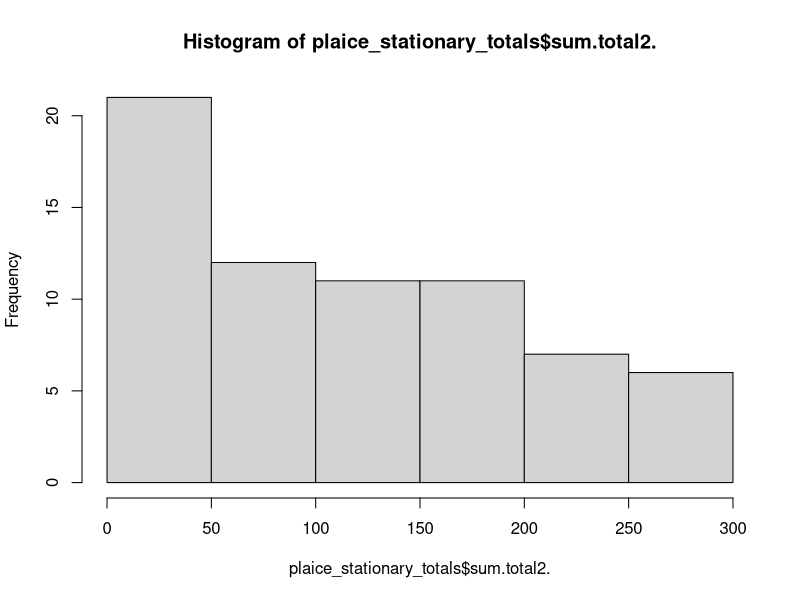
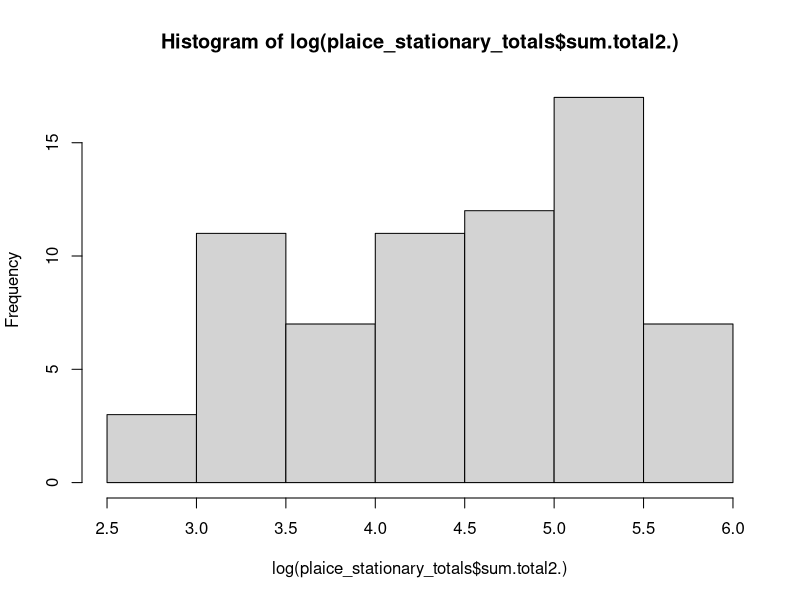
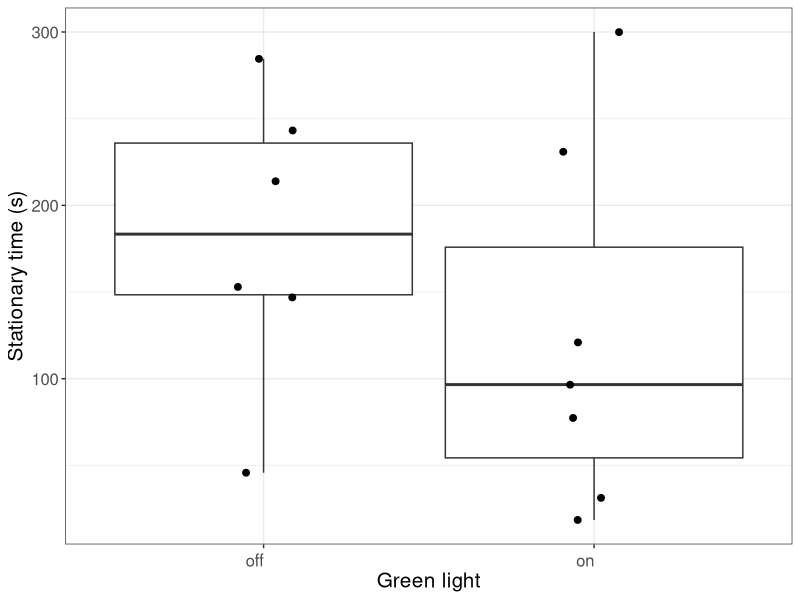
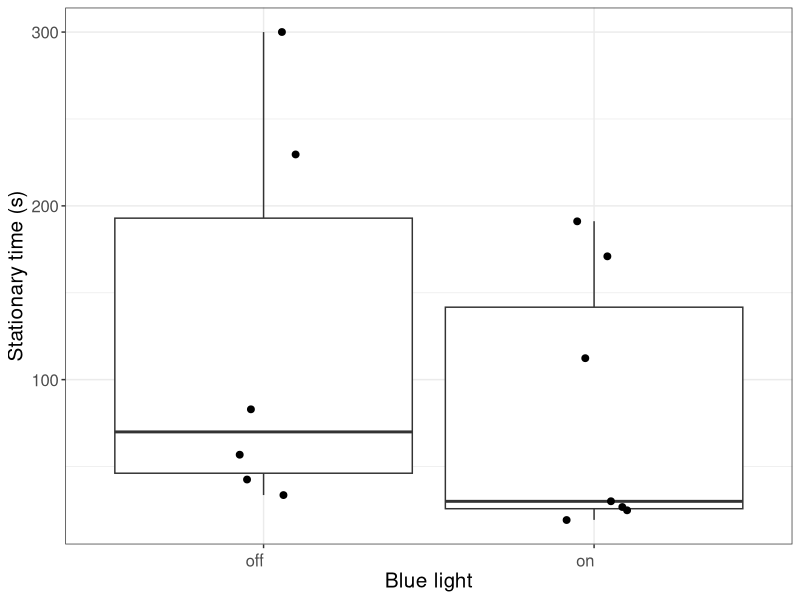
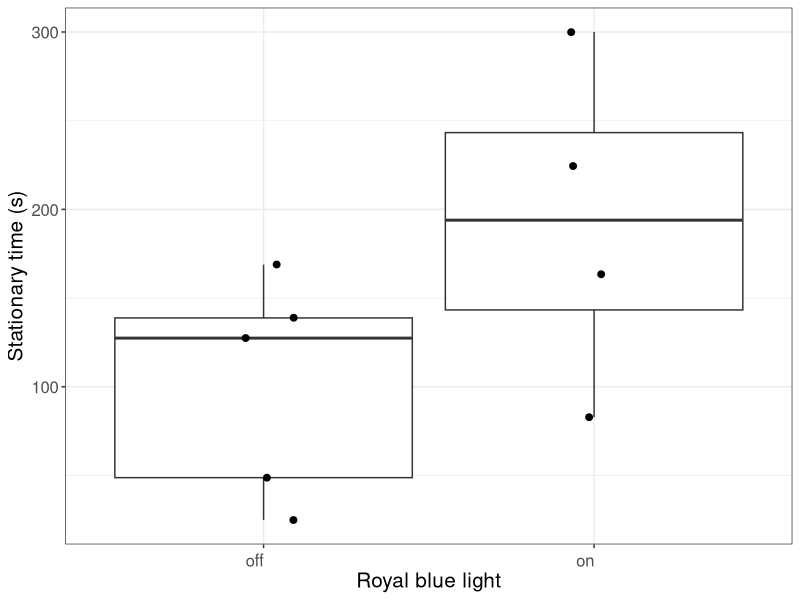
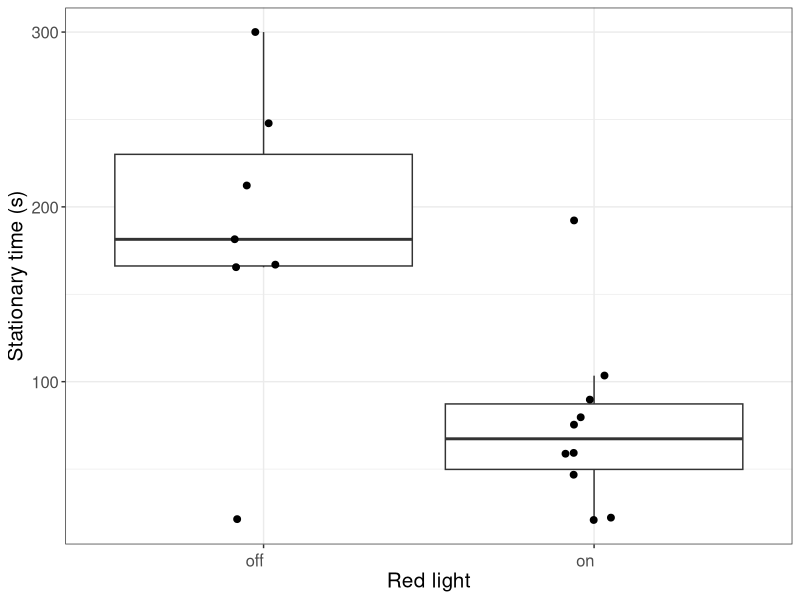
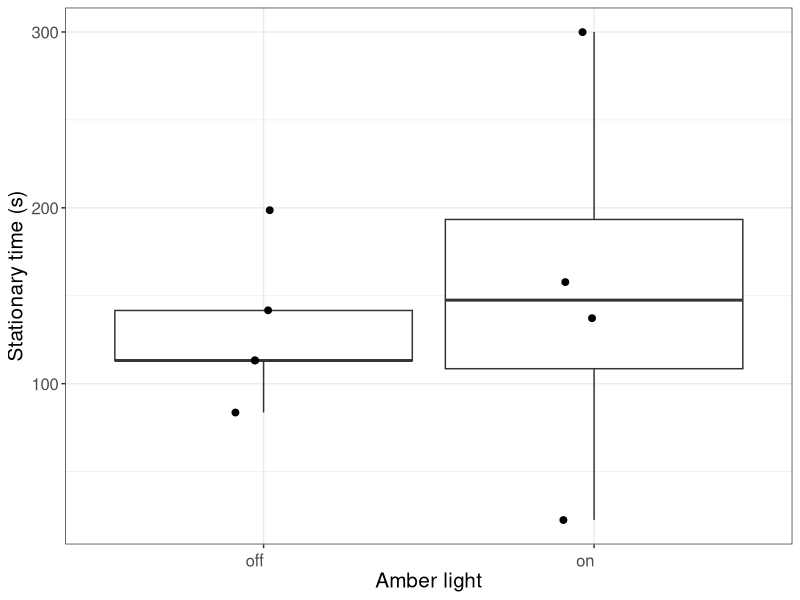
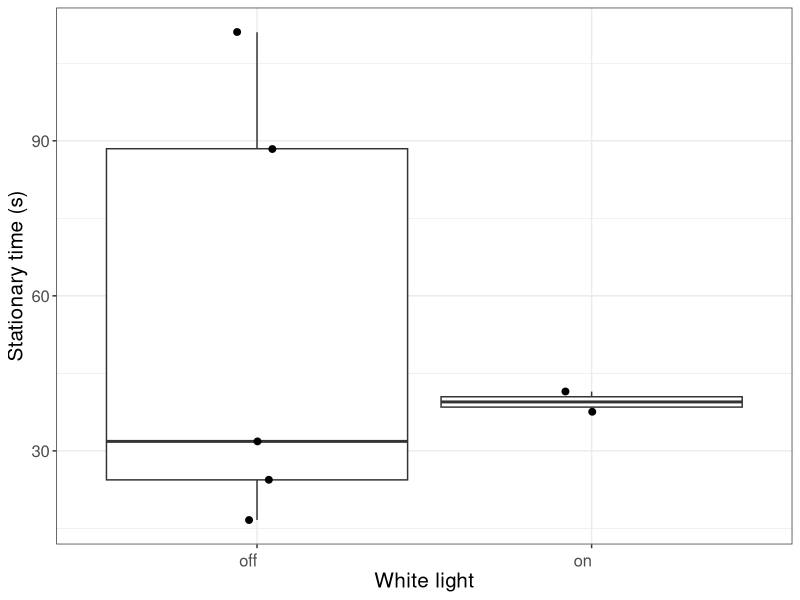

Reproduce these figures in R, in order.
###Plaice Tank Trial analysis
##Tank trials took place between 13th May 2021 and 23rd August 2021
##14 plaice were measured, where only 5 moved
#The tank was 2.5m by 170cm tank, with a blue fabric background and sand/sediment bottom
##subjected fish to light (around 50 watts**, a single LED made by SafetyNet Technologies)for 5 minutes, with 5 mins of no light immediately before
#stationary_(light or control)_stop = fish starts to move again
##each behaviour was also characterised as either _on or _off #The tank was 2.5m by 170cm tank, with a blue fabric background and sand/sediment bottom
##subjected fish to light (around 50 watts**, a single LED made by SafetyNet Technologies)for 5 minutes, with 5 mins of no light immediately before
##6 light colours were used - blue, red, green, white, amber, royal blue 
##repeated for continuous and flashing light (4hz)
##one light was at either end of the tank - and I alternated between which side was switched on to rule out a tank-side bias 
##therefore, the light that was not  being switched on at one end of the tank was the control light
##videos analysed to see how fish responded to light, and whether certain colours influenced type of response)
#Behaviour types: 
#stationary_(light or control) = fish stationary for at least 15 seconds
#stationary_(light or control)_stop = fish starts to move again
##each behaviour was also characterised as either _on or _off 

#set wd
library(dplyr)
library(ggplot2)
library(ggpubr)

##out of 14 plaice, only 5 moved (and subsequently only 5 have been analysed, as the other 9 did not move the entire trial)

#setwd
###needs length in
plaice_stationary<-read.csv("plaice_stationary.csv")
###raw stationary data
plaice_stationary2<-plaice_stationary[,-(1)]   

plaice_stationary_totals<-read.csv("stationary_total_control_exp.csv")
##totals for either control or exp side of tank.
##possibility of 4 data points per plaice per colour mode. 
##at least one value for total time spent stationary in on/off light conditions
plaice_stat_entire_trial<-read.csv("plaice_stat_colours2.csv")
##Plaice trials where plaice were stationary for entirety of lights off and on conditions for certain colours
plaice_active_entiretrial<-read.csv("plaice_active_entiretrial.csv")
###plaice trials where plaice plaice were active entire time for a light colour trial

##trials where plaice were stationary entire time
#stat_totes<-plaice_stationary2%>% group_by(trial_number, light_colour, light_type) %>%
#  filter(time[2]>= 590 & time[1]<=16)
#stat_total<- split(stat_totes, paste0(stat_totes$trial_number,sep="_", stat_totes$light_type, sep="_", stat_totes$light_colour))


##get rid of trials that were stationary the whole time (each trial less than 2 and first value in time column less than 16 seconds are deleted)
stat_filter<-plaice_stationary2%>% group_by(trial_number, light_colour, light_type) %>%
  filter(!(n() <= 2 & time[1]<=16))
###list to see diff group numbers
stat_filter2<-stat_filter%>% group_by(trial_number, light_colour, light_type) %>%
  filter(!(n() <= 1))
trials<- split(stat_filter2, paste0(stat_filter2$trial_number,sep="_", stat_filter2$light_type, sep="_", stat_filter2$light_colour))
##30 different trials that had stationary episodes, but weren't stationary for the whole trial

###Questions-
##Does light affect behaviour? - compare behaviour between 'on' and 'off' codes. 
##Does light colour affect behaviour? - compare behaviour across colours- for 'on' behaviour codes - more time stationary?
##Is there a difference in  behaviour between flashing and continuous light modes? -compare behaviour in across 2 treatments. 
##Do fish become habituated to light- 1) after initial exposure (during individual trial)? - 
#2) after whole trial period? (after exposure to all 6 colour modes)- trial number - does behaviour change depending on trial order


####data exploration#####
hist(plaice_stationary_totals$sum.total2.)
hist(log(plaice_stationary_totals$sum.total2.))
##better

####PLOTS AND TABLES######
##stationary totals different for on and off??
green_time_total<-subset(plaice_stationary_totals, plaice_stationary_totals$light_colour=="green")
green_table<-green_time_total %>% 
  group_by(light_mode) %>%
  summarize_at(vars("sum.total2."), funs(mean, sd))

green_time_plot<-ggplot(green_time_total, aes(x=light_mode, y=sum.total2.)) + 
  geom_boxplot(outlier.shape = NA,position=position_dodge(width=1), width=0.9)+
  geom_point(position=position_jitter(width=0.1, height=.1), size=2)+
  labs(x = "Green light", 
       y = "Stationary time (s)")+
  theme_bw()+
  theme(axis.text.x = element_text(angle = 1, vjust = 0.5, hjust=1))+
  theme(text = element_text(size=15))+
  theme(legend.title=element_blank())+
  scale_fill_grey(start = 0.6, end = .9)
green_time_plot

blue_time_total<-subset(plaice_stationary_totals, plaice_stationary_totals$light_colour=="blue")

blue_table<-blue_time_total %>% 
  group_by(light_mode) %>%
  summarize_at(vars("sum.total2."), funs(mean, sd))

blue_time_plot<-ggplot(blue_time_total, aes(x=light_mode, y=sum.total2.)) + 
  geom_boxplot(outlier.shape = NA,position=position_dodge(width=1), width=0.9)+
  geom_point(position=position_jitter(width=0.1, height=.1), size=2)+
  labs(x = "Blue light", 
       y = "Stationary time (s)")+
  theme_bw()+
  theme(axis.text.x = element_text(angle = 1, vjust = 0.5, hjust=1))+
  theme(text = element_text(size=15))+
  theme(legend.title=element_blank())+
  scale_fill_grey(start = 0.6, end = .9)
blue_time_plot

royalblue_time_total<-subset(plaice_stationary_totals, plaice_stationary_totals$light_colour=="royalblue")

royalblue_table<-royalblue_time_total %>% 
  group_by(light_mode) %>%
  summarize_at(vars("sum.total2."), funs(mean, sd))

royalblue_time_plot<-ggplot(royalblue_time_total, aes(x=light_mode, y=sum.total2.)) + 
  geom_boxplot(outlier.shape = NA,position=position_dodge(width=1), width=0.9)+
  geom_point(position=position_jitter(width=0.1, height=.1), size=2)+
  labs(x = "Royal blue light", 
       y = "Stationary time (s)")+
  theme_bw()+
  theme(axis.text.x = element_text(angle = 1, vjust = 0.5, hjust=1))+
  theme(text = element_text(size=15))+
  theme(legend.title=element_blank())+
  scale_fill_grey(start = 0.6, end = .9)
royalblue_time_plot

red_time_total<-subset(plaice_stationary_totals, plaice_stationary_totals$light_colour=="red")

red_table<-red_time_total %>% 
  group_by(light_mode, light_type) %>%
  summarize_at(vars("sum.total2."), funs(mean, sd))

red_time_plot<-ggplot(red_time_total, aes(x=light_mode, y=sum.total2.)) + 
  geom_boxplot(outlier.shape = NA,position=position_dodge(width=1), width=0.9)+
  geom_point(position=position_jitter(width=0.1, height=.1), size=2)+
  labs(x = "Red light", 
       y = "Stationary time (s)")+
  theme_bw()+
  theme(axis.text.x = element_text(angle = 1, vjust = 0.5, hjust=1))+
  theme(text = element_text(size=15))+
  theme(legend.title=element_blank())+
  scale_fill_grey(start = 0.6, end = .9)
red_time_plot

amber_time_total<-subset(plaice_stationary_totals, plaice_stationary_totals$light_colour=="amber")

amber_table<-amber_time_total %>% 
  group_by(light_mode, light_type) %>%
  summarize_at(vars("sum.total2."), funs(mean, sd))


amber_time_plot<-ggplot(amber_time_total, aes(x=light_mode, y=sum.total2.)) + 
  geom_boxplot(outlier.shape = NA,position=position_dodge(width=1), width=0.9)+
  geom_point(position=position_jitter(width=0.1, height=.1), size=2)+
  labs(x = "Amber light", 
       y = "Stationary time (s)")+
  theme_bw()+
  theme(axis.text.x = element_text(angle = 1, vjust = 0.5, hjust=1))+
  theme(text = element_text(size=15))+
  theme(legend.title=element_blank())+
  scale_fill_grey(start = 0.6, end = .9)
amber_time_plot

white_time_total<-subset(plaice_stationary_totals, plaice_stationary_totals$light_colour=="white")

white_table<-white_time_total %>% 
  group_by(light_mode, light_type) %>%
  summarize_at(vars("sum.total2."), funs(mean, sd))

white_time_plot<-ggplot(white_time_total, aes(x=light_mode, y=sum.total2.)) + 
  geom_boxplot(outlier.shape = NA,position=position_dodge(width=1), width=0.9)+
  geom_point(position=position_jitter(width=0.1, height=.1), size=2)+
  labs(x = "White light", 
       y = "Stationary time (s)")+
  theme_bw()+
  theme(axis.text.x = element_text(angle = 1, vjust = 0.5, hjust=1))+
  theme(text = element_text(size=15))+
  theme(legend.title=element_blank())+
  scale_fill_grey(start = 0.6, end = .9)
white_time_plot

###opposites in royal blue and red, others not a clear pattern


##Difference between flashing and contin??
amber_ec<-ggplot(amber_time_total, aes(x=light_mode, y=sum.total2., shape=light_type)) + 
  geom_boxplot(outlier.shape = NA,position=position_dodge(width=1), width=0.9)+
  geom_point(position=position_jitterdodge(dodge.width=1))+
  scale_shape_manual(values = c(1, 17),labels=c('Continuous', 'Flashing'))+
  labs(x = "Amber light", 
       y = "Stationary time (s)")+
  theme_bw()+
  theme(axis.text.x = element_text(angle = 1, vjust = 0.5, hjust=1))+
  theme(legend.title=element_blank())+
  theme(text = element_text(size=11))+
  scale_fill_grey(start = 0.6, end = .9)
amber_ec
##opposite effect here?

green_ec<-ggplot(green_time_total, aes(x=light_mode, y=sum.total2., shape=light_type)) + 
  geom_boxplot(outlier.shape = NA,position=position_dodge(width=1), width=0.9)+
  geom_point(position=position_jitterdodge(dodge.width=1))+
  scale_shape_manual(values = c(1, 17),labels=c('Continuous', 'Flashing'))+
  labs(x = "Green light", 
       y = "Stationary time (s)")+
  theme_bw()+
  theme(axis.text.x = element_text(angle = 1, vjust = 0.5, hjust=1))+
  theme(legend.title=element_blank())+
  theme(text = element_text(size=11))+
  scale_fill_grey(start = 0.6, end = .9)
green_ec
##no difference really

blue_ec<-ggplot(blue_time_total, aes(x=light_mode, y=sum.total2., shape=light_type)) + 
  geom_boxplot(outlier.shape = NA,position=position_dodge(width=1), width=0.9)+
  geom_point(position=position_jitterdodge(dodge.width=1))+
  scale_shape_manual(values = c(1, 17),labels=c('Continuous', 'Flashing'))+
  labs(x = "Blue light", 
       y = "Stationary time (s)")+
  theme_bw()+
  theme(axis.text.x = element_text(angle = 1, vjust = 0.5, hjust=1))+
  theme(legend.title=element_blank())+
  theme(text = element_text(size=11))+
  scale_fill_grey(start = 0.6, end = .9)
blue_ec
##no difference

white_ec<-ggplot(white_time_total, aes(x=light_mode, y=sum.total2., shape=light_type)) + 
  geom_boxplot(outlier.shape = NA,position=position_dodge(width=1), width=0.9)+
  geom_point(position=position_jitterdodge(dodge.width=1))+
  scale_shape_manual(values = c(1, 17),labels=c('Continuous', 'Flashing'))+
  labs(x = "White light", 
       y = "Stationary time (s)")+
  theme_bw()+
  theme(axis.text.x = element_text(angle = 1, vjust = 0.5, hjust=1))+
  theme(legend.title=element_blank())+
  theme(text = element_text(size=11))+
  scale_fill_grey(start = 0.6, end = .9)
white_ec
##no comparison (no stationary behaviour for lights on flashing)

red_ec<-ggplot(red_time_total, aes(x=light_mode, y=sum.total2., shape=light_type)) + 
  geom_boxplot(outlier.shape = NA,position=position_dodge(width=1), width=0.9)+
  geom_point(position=position_jitterdodge(dodge.width=1))+
  scale_shape_manual(values = c(1, 17),labels=c('Continuous', 'Flashing'))+
  labs(x = "Red light", 
       y = "Stationary time (s)")+
  theme_bw()+
  theme(axis.text.x = element_text(angle = 1, vjust = 0.5, hjust=1))+
  theme(legend.title=element_blank())+
  theme(text = element_text(size=11))+
  scale_fill_grey(start = 0.6, end = .9)
red_ec
##not much of a difference

rblue_ec<-ggplot(royalblue_time_total, aes(x=light_mode, y=sum.total2., shape=light_type)) + 
  geom_boxplot(outlier.shape = NA,position=position_dodge(width=1), width=0.9)+
  geom_point(position=position_jitterdodge(dodge.width=1))+
  scale_shape_manual(values = c(1, 17),labels=c('Continuous', 'Flashing'))+
  labs(x = "Royal blue light", 
       y = "Stationary time (s)")+
  theme_bw()+
  theme(axis.text.x = element_text(angle = 1, vjust = 0.5, hjust=1))+
  theme(legend.title=element_blank())+
  theme(text = element_text(size=11))+
  scale_fill_grey(start = 0.6, end = .9)
rblue_ec

###not much of a pattern, large variation


###Experimental or control preferences (towards light or away?)
amber_cf<-ggplot(amber_time_total, aes(x=light_mode, y=sum.total2., shape=control_light)) + 
  geom_boxplot(outlier.shape = NA,position=position_dodge(width=1), width=0.9)+
  geom_point(position=position_jitterdodge(dodge.width=1))+
  scale_shape_manual(values = c(1, 17),labels=c('Control', 'Experimental'))+
  labs(x = "Amber light", 
       y = "Stationary time (s)")+
  theme_bw()+
  theme(axis.text.x = element_text(angle = 1, vjust = 0.5, hjust=1))+
  theme(legend.title=element_blank())+
  theme(text = element_text(size=11))+
  scale_fill_grey(start = 0.6, end = .9)
amber_cf


green_cf<-ggplot(green_time_total, aes(x=light_mode, y=sum.total2., shape=control_light)) + 
  geom_boxplot(outlier.shape = NA,position=position_dodge(width=1), width=0.9)+
  geom_point(position=position_jitterdodge(dodge.width=1))+
  scale_shape_manual(values = c(1, 17),labels=c('Control', 'Experimental'))+
  labs(x = "Green light", 
       y = "Stationary time (s)")+
  theme_bw()+
  theme(axis.text.x = element_text(angle = 1, vjust = 0.5, hjust=1))+
  theme(legend.title=element_blank())+
  theme(text = element_text(size=11))+
  scale_fill_grey(start = 0.6, end = .9)
green_cf


blue_cf<-ggplot(blue_time_total, aes(x=light_mode, y=sum.total2., shape=control_light)) + 
  geom_boxplot(outlier.shape = NA,position=position_dodge(width=1), width=0.9)+
  geom_point(position=position_jitterdodge(dodge.width=1))+
  scale_shape_manual(values = c(1, 17),labels=c('Control', 'Experimental'))+
  labs(x = "Blue light", 
       y = "Stationary time (s)")+
  theme_bw()+
  theme(axis.text.x = element_text(angle = 1, vjust = 0.5, hjust=1))+
  theme(legend.title=element_blank())+
  theme(text = element_text(size=11))+
  scale_fill_grey(start = 0.6, end = .9)
blue_cf


white_cf<-ggplot(white_time_total, aes(x=light_mode, y=sum.total2., shape=control_light)) + 
  geom_boxplot(outlier.shape = NA,position=position_dodge(width=1), width=0.9)+
  geom_point(position=position_jitterdodge(dodge.width=1))+
  scale_shape_manual(values = c(1, 17),labels=c('Control', 'Experimental'))+
  labs(x = "Whitelight", 
       y = "Stationary time (s)")+
  theme_bw()+
  theme(axis.text.x = element_text(angle = 1, vjust = 0.5, hjust=1))+
  theme(legend.title=element_blank())+
  theme(text = element_text(size=11))+
  scale_fill_grey(start = 0.6, end = .9)
white_cf


red_cf<-ggplot(red_time_total, aes(x=light_mode, y=sum.total2., shape=control_light)) + 
  geom_boxplot(outlier.shape = NA,position=position_dodge(width=1), width=0.9)+
  geom_point(position=position_jitterdodge(dodge.width=1))+
  scale_shape_manual(values = c(1, 17),labels=c('Control', 'Experimental'))+
  labs(x = "Red light", 
       y = "Stationary time (s)")+
  theme_bw()+
  theme(axis.text.x = element_text(angle = 1, vjust = 0.5, hjust=1))+
  theme(legend.title=element_blank())+
  theme(text = element_text(size=11))+
  scale_fill_grey(start = 0.6, end = .9)
red_cf


rblue_cf<-ggplot(royalblue_time_total, aes(x=light_mode, y=sum.total2., shape=control_light)) + 
  geom_boxplot(outlier.shape = NA,position=position_dodge(width=1), width=0.9)+
  geom_point(position=position_jitterdodge(dodge.width=1))+
  scale_shape_manual(values = c(1, 17),labels=c('Control', 'Experimental'))+
  labs(x = "Royal blue light", 
       y = "Stationary time (s)")+
  theme_bw()+
  theme(axis.text.x = element_text(angle = 1, vjust = 0.5, hjust=1))+
  theme(legend.title=element_blank())+
  theme(text = element_text(size=11))+
  scale_fill_grey(start = 0.6, end = .9)
rblue_cf
###not clear pattern, more clear differences in royal blue. small sample size

######ACTIVE PLAICE FOR HALF TRIAL######
##active (e.g. no time spent stationary for half trials first)
##subset where rows are n=1.
stat_active_1<-plaice_stationary_totals%>% group_by(trial_number, light_colour, light_type) %>%
  filter((n() <= 1))
##5 trials.

##change corresponding trial to active
stat_active_1$control_light<-"both"
stat_active_1_off<-subset(stat_active_1, stat_active_1$light_mode=="off")
stat_active_1_off$light_mode<-"on"
stat_active_1_off$sum.total2.<-0  
stat_active_1_off$LightFact <- stat_active_1_off$light_colour
stat_active_1_off$TypeFact <- stat_active_1_off$light_type


##now do for lights on (change that they were active in lgihts off)
stat_active_1_on<-subset(stat_active_1, stat_active_1$light_mode=="on")
stat_active_1_on$light_mode<-"off"
stat_active_1_on$sum.total2.<-0  
stat_active_1_on$LightFact <- "off"
stat_active_1_on$TypeFact <- "off"

stat_active_half<-rbind(stat_active_1_on,stat_active_1_off)

stationary_side_new_activehalf<-rbind(plaice_stationary_totals,stat_active_half)
###added 5 on 
stationary_activehalf<- split(stationary_side_new_activehalf, paste0(stationary_side_new_activehalf$trial_number,sep="_", stationary_side_new_activehalf$light_type, sep="_", stationary_side_new_activehalf$light_colour))
##no more rows containing just 1 now


stationary_side_new_activehalf$LightFact <- factor(stationary_side_new_activehalf$LightFact, levels = c("off", "amber", "blue", "green", "red","royalblue","white"))
stationary_side_new_activehalf$light_order<-as.factor(stationary_side_new_activehalf$light_order)
stationary_side_new_activehalf$type_order<-as.factor(stationary_side_new_activehalf$type_order)
stationary_side_new_activehalf$trial_number<-as.factor(stationary_side_new_activehalf$trial_number)
stationary_side_new_activehalf$control_light<- factor(stationary_side_new_activehalf$control_light, levels = c("control", "light", "both"))


##try looking with model

hist(stationary_side_new_activehalf$sum.total2.)
##kind of normally distributed 
hist(log(stationary_side_new_activehalf$sum.total2.))
##left skewed - zero inflated because havent added stationary ones yet.
##300 seconds for being stationary entire trial

require(lmerTest)
total<-lmer(sum.total2.~ 
              +LightFact
            +light_type
            +type_order
            +light_order
            +control_light
            +(1|light_side)
            +(1|trial_number),
            data=stationary_side_new_activehalf)
summary(total)
#Linear mixed model fit by REML. t-tests use Satterthwaite's method [
#lmerModLmerTest]
#Formula: sum.total2. ~ +LightFact + light_type + type_order + light_order +  
#  control_light + (1 | light_side) + (1 | trial_number)
#Data: stationary_side_new_activehalf

#REML criterion at convergence: 689

#Scaled residuals: 
#  Min      1Q  Median      3Q     Max 
#-1.4365 -0.7018 -0.1074  0.5476  2.2594 

#Random effects:
#  Groups       Name        Variance Std.Dev.
#trial_number (Intercept)    0      0.00   
#light_side   (Intercept) 1353     36.79   
#Residual                 5721     75.64   
#Number of obs: 73, groups:  trial_number, 5; light_side, 2

#Fixed effects:
#  Estimate Std. Error       df t value Pr(>|t|)   
#(Intercept)         140.439     36.518    2.422   3.846  0.04492 * 
#  LightFactamber        3.136     41.651   56.003   0.075  0.94024   
#LightFactblue       -60.506     31.415   56.418  -1.926  0.05915 . 
#LightFactgreen      -19.023     32.474   56.384  -0.586  0.56036   
#LightFactred        -86.893     29.079   56.551  -2.988  0.00415 **
#  LightFactroyalblue  105.518     44.589   56.040   2.366  0.02144 * 
#  LightFactwhite      -75.421     57.449   56.346  -1.313  0.19456   
#light_typeflashing   -8.520     18.834   56.117  -0.452  0.65273   
#type_order2          32.965     21.331   56.032   1.545  0.12788   
#light_order2        -58.637     29.363   56.936  -1.997  0.05061 . 
#light_order3       -101.467     36.413   56.987  -2.787  0.00722 **
#  light_order4         31.840     33.677   55.588   0.945  0.34852   
#light_order5        -14.887     39.966   56.572  -0.372  0.71092   
#light_order6         13.470     30.326   56.369   0.444  0.65862   
#control_lightlight    7.639     19.107   56.731   0.400  0.69079   
#control_lightboth   -87.410     38.639   56.434  -2.262  0.02755 * 
#  ---
#  Signif. codes:  0 ‘***’ 0.001 ‘**’ 0.01 ‘*’ 0.05 ‘.’ 0.1 ‘ ’ 1

#Correlation matrix not shown by default, as p = 16 > 12.
#Use print(x, correlation=TRUE)  or
#vcov(x)        if you need it

#optimizer (nloptwrap) convergence code: 0 (OK)
#boundary (singular) fit: see help('isSingular')

###light side variation
pl<-ggplot(stationary_side_new_activehalf, aes(x=light_side, y=sum.total2.,shape=trial_number)) + 
  geom_boxplot(outlier.shape = NA,position=position_dodge(width=1), width=0.5)+
  #geom_point(position=position_jitterdodge(dodge.width=0.1), size=1.5)+
  #geom_point(position = position_jitterdodge(jitter.width = 0.1),size =1.75)+
  labs(x = "Trial number", 
       y = "Time spent stationary (s)")+
  theme_bw()+
  ylim(0,300)+
  #  theme(axis.text.x = element_text(angle = 1, vjust = 0.5, hjust=1))+
  theme(text = element_text(size=11))+
  theme(legend.title=element_blank())+
  #theme(axis.title.x=element_blank())+
  #theme(axis.title.y=element_blank())+
  # scale_x_discrete(labels=c('Amber', 'Blue','Green', 'Red','Royal blue', 'White'))+
  scale_fill_grey(start = 0.6, end = .9)
pl
##trials 13 - right side preference

######Second analysis######
###Includes trials where plaice were active or stationary for whole colour trials (not just in lights off or on conditions)
###Trials where plaice did not move for entire 2 hrs are not included.
plaice_stat_entire_trial2list<- split(plaice_stat_entire_trial, paste0(plaice_stat_entire_trial$trial_number,sep="_", plaice_stat_entire_trial$light_type, sep="_", plaice_stat_entire_trial$light_colour))
##28 trials not active for certain colour modes

###active entire trial
trials_active<- split(plaice_active_entiretrial,paste0(plaice_active_entiretrial$trial_number,sep="_", plaice_active_entiretrial$light_type, sep="_", plaice_active_entiretrial$light_colour))
##2 trials from 2 plaice

##check they have one active total for each on and off
plaice_stat_entire_trial<-plaice_stat_entire_trial[,-(1)]   
plaice_zero_in<-rbind(plaice_stat_entire_trial,plaice_active_entiretrial)
plaice_zero_in_list<- split(plaice_zero_in, paste0(plaice_zero_in$trial_number,sep="_", plaice_zero_in$light_type, sep="_", plaice_zero_in$light_colour))
##30 paired trials (28 stationary, 2 active)

##bind with first analysis dataframe
##remove columns 13 and 14
stationary_side_new_activehalf1<-stationary_side_new_activehalf[,-13]
stationary_side_new_activehalf1<-stationary_side_new_activehalf1[,-13]
plaice_zero_infl2<-rbind(plaice_zero_in,stationary_side_new_activehalf1)
plaice_zero_infl2list<- split(plaice_zero_infl2, paste0(plaice_zero_infl2$trial_number,sep="_", plaice_zero_infl2$light_type, sep="_", plaice_zero_infl2$light_colour))
##60 trials
##133 obs

plaice_zero_infl2$LightFact <- factor(plaice_zero_infl2$LightFact, levels = c("off", "amber", "blue", "green", "red","royalblue","white"))
plaice_zero_infl2$TypeFact <- factor(plaice_zero_infl2$TypeFact, levels = c("off", "flashing", "continuous"))
plaice_zero_infl2$light_order<-as.factor(plaice_zero_infl2$light_order)
plaice_zero_infl2$type_order<-as.factor(plaice_zero_infl2$type_order)
plaice_zero_infl2$trial_number<-as.factor(plaice_zero_infl2$trial_number)
plaice_zero_infl2$light_side<-as.factor(plaice_zero_infl2$light_side)
plaice_zero_infl2$control_light <- factor(plaice_zero_infl2$control_light, levels = c("control", "both", "light"))

hist(plaice_zero_infl2$sum.total2.)
##300 inflated not normally distributed 

##GLMM

linear1 <- lmer(sum.total2. ~ 
                  +LightFact
                +light_type
                +control_light
                +(1|light_side)
                +light_order
                +type_order
                +(1|trial_number), data = plaice_zero_infl2) 
summary(linear1)

#Linear mixed model fit by REML. t-tests use Satterthwaite's method [
#lmerModLmerTest]
#Formula: sum.total2. ~ +LightFact + light_type + control_light + (1 |  
#    light_side) + light_order + type_order + (1 | trial_number)
#   Data: plaice_zero_infl2

#REML criterion at convergence: 1420.1

#Scaled residuals: 
#     Min       1Q   Median       3Q      Max 
#-1.93551 -0.54314  0.03761  0.63838  2.67379 

#Random effects:
# Groups       Name        Variance Std.Dev.
# trial_number (Intercept) 2585     50.84   
# light_side   (Intercept)    0      0.00   
# Residual                 6925     83.21   
#Number of obs: 133, groups:  trial_number, 5; light_side, 2

#Fixed effects:
#                   Estimate Std. Error       df t value Pr(>|t|)    
#(Intercept)         151.734     32.341   13.041   4.692 0.000418 ***
#LightFactamber       21.227     27.968  113.052   0.759 0.449454    
#LightFactblue       -41.033     27.766  113.040  -1.478 0.142245    
#LightFactgreen      -15.960     27.591  113.074  -0.578 0.564110    
#LightFactred        -65.098     26.078  113.051  -2.496 0.013991 *  
#LightFactroyalblue   22.403     29.066  113.037   0.771 0.442452    
#LightFactwhite       13.548     30.421  113.127   0.445 0.656905    
#light_typeflashing   -9.104     15.084  113.089  -0.604 0.547366    
#control_lightboth  -136.323     33.403  114.634  -4.081 8.32e-05 ***
#control_lightlight   -5.253     15.448  113.438  -0.340 0.734467    
#light_order2        -43.408     26.387  113.013  -1.645 0.102744    
#light_order3         44.959     26.517  113.032   1.696 0.092729 .  
#light_order4         70.045     25.746  113.206   2.721 0.007545 ** 
#light_order5         82.592     26.376  113.304   3.131 0.002214 ** 
#light_order6         48.112     25.715  113.405   1.871 0.063926 .  
#type_order2          58.693     15.594  113.120   3.764 0.000267 ***
#---
#Signif. codes:  0 ‘***’ 0.001 ‘**’ 0.01 ‘*’ 0.05 ‘.’ 0.1 ‘ ’ 1

#Correlation matrix not shown by default, as p = 16 > 12.
#Use print(x, correlation=TRUE)  or
#    vcov(x)        if you need it

#optimizer (nloptwrap) convergence code: 0 (OK)
#boundary (singular) fit: see help('isSingular')

###individual variation here in this model
plaice_zero_infl2$trial_number  = factor(plaice_zero_infl2$trial_number, levels=c("3","5","8","10","13"))

###plot variation here
pl<-ggplot(plaice_zero_infl2, aes(x=trial_number, y=sum.total2.,shape=light_mode)) + 
  geom_boxplot(outlier.shape = NA,position=position_dodge(width=1), width=0.5)+
  #geom_point(position=position_jitterdodge(dodge.width=0.1), size=1.5)+
  geom_point(position = position_jitterdodge(jitter.width = 0.1),size =1.75)+
  labs(x = "Trial number", 
       y = "Time spent stationary (s)")+
  theme_bw()+
  ylim(0,300)+
  #  theme(axis.text.x = element_text(angle = 1, vjust = 0.5, hjust=1))+
  theme(text = element_text(size=11))+
  theme(legend.title=element_blank())+
  #theme(axis.title.x=element_blank())+
  #theme(axis.title.y=element_blank())+
  # scale_x_discrete(labels=c('Amber', 'Blue','Green', 'Red','Royal blue', 'White'))+
  scale_fill_grey(start = 0.6, end = .9)
pl

## between colour modes and trial 8 in particular
